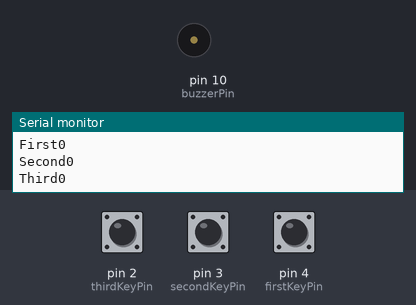
Recording of a sketch running on a simulated Arduino Uno, built with avr-gcc and run on an emulated ATmega328P. Parts: buzzer (waves = sounding), the last lines printed to the serial monitor. Inputs (shaded band) come from the test bench; at power-on: pin 2 (thirdKeyPin) HIGH, pin 3 (secondKeyPin) HIGH, pin 4 (firstKeyPin) HIGH.

Above: at 1.2 s.
1.3 s: pin 2 (thirdKeyPin) pulled LOW for 0.15 s
At 1.39 s:
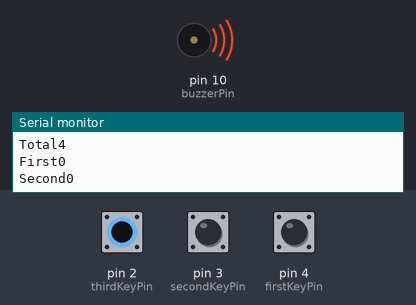
2.9 s: pin 3 (secondKeyPin) pulled LOW for 0.15 s
At 3.9 s:
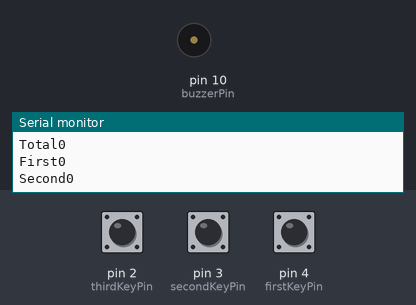
4.5 s: pin 4 (firstKeyPin) pulled LOW for 0.15 s
At 5.6 s:
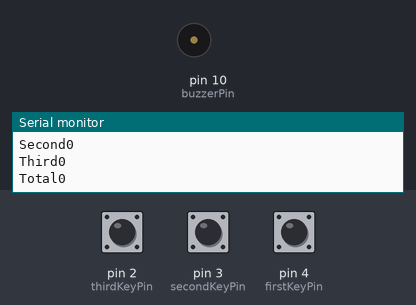
6.1 s: pin 4 (firstKeyPin) pulled LOW for 3.2 s
At 7.0 s:
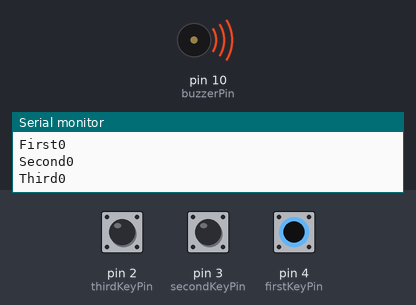
10.8 s: pin 2 (thirdKeyPin) pulled LOW for 3.2 s
At 15.2 s:
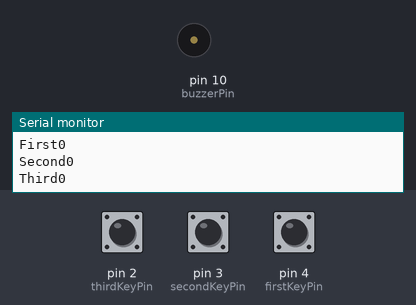
Timing chart, 0 to 16.5 s (numbered marks = the images above; inputs shaded):
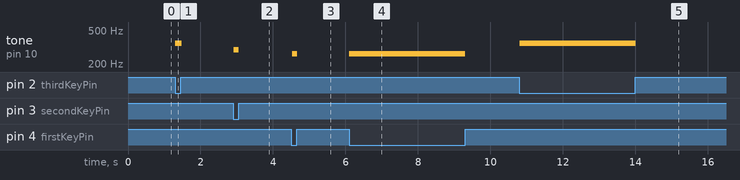

Measured:
- after the input at 1.3 s, tone on pin 10 (buzzerPin): silent → 349 Hz at once, → silent 0.17 s later
- after the input at 2.9 s, tone on pin 10 (buzzerPin): silent → 294 Hz at once, → silent 0.14 s later
- after the input at 4.5 s, tone on pin 10 (buzzerPin): silent → 262 Hz at once, → silent 0.14 s later
- after the input at 6.1 s, tone on pin 10 (buzzerPin): silent → 262 Hz at once, → silent 3.2 s later
- after the input at 10.8 s, tone on pin 10 (buzzerPin): silent → 349 Hz at once, → silent 3.2 s later

The sketch:

COMP444_2B_DigitalTrumpet_7NotesBinaryMath.ino
```cpp
int firstKeyPin = 4;
int secondKeyPin = 3;
int thirdKeyPin = 2;

int buzzerPin = 10;

int total = 0;
int first = 0;
int second = 0;
int third = 0;

void setup() {
  Serial.begin(9600);

  pinMode(firstKeyPin, INPUT_PULLUP);
  pinMode(secondKeyPin, INPUT_PULLUP);
  pinMode(thirdKeyPin, INPUT_PULLUP);

  pinMode(buzzerPin, OUTPUT);
}

void loop() {
  first = 0;
  second = 0;
  third = 0;
  Serial.print("Total");
  Serial.println(total);
  Serial.print("First");
  Serial.println(first);
  Serial.print("Second");
  Serial.println(second);
  Serial.print("Third");
  Serial.println(third);


  if (digitalRead(firstKeyPin) == LOW) {
    first = 1;
  }
  if (digitalRead(secondKeyPin) == LOW) {
    second = 2;
  }
  if (digitalRead(thirdKeyPin) == LOW) {
    third = 4;
  }

  total = first + second + third;

  if (total > 0) {
    play(total);
  } else {
    noTone(buzzerPin);
  }
}

void play(int totalbinary) {
  int numBinary = 7;

  int binary[] = { 1, 2, 3, 4, 5, 6, 7};
  int frequencies[] = { 262, 294, 330, 349, 392, 440, 494};

  int currentFrequency = 0;

  for (int i = 0; i < numBinary; i++) {
    if (binary[i] == totalbinary) {
      currentFrequency = frequencies[i];
    }
  }

  tone(buzzerPin, currentFrequency);
}

/*
  note  frequency
  c     262 Hz
  d     294 Hz
  e     330 Hz
  f     349 Hz
  g     392 Hz
  a     440 Hz
  b     494 Hz
  C     523 Hz
*/
```
